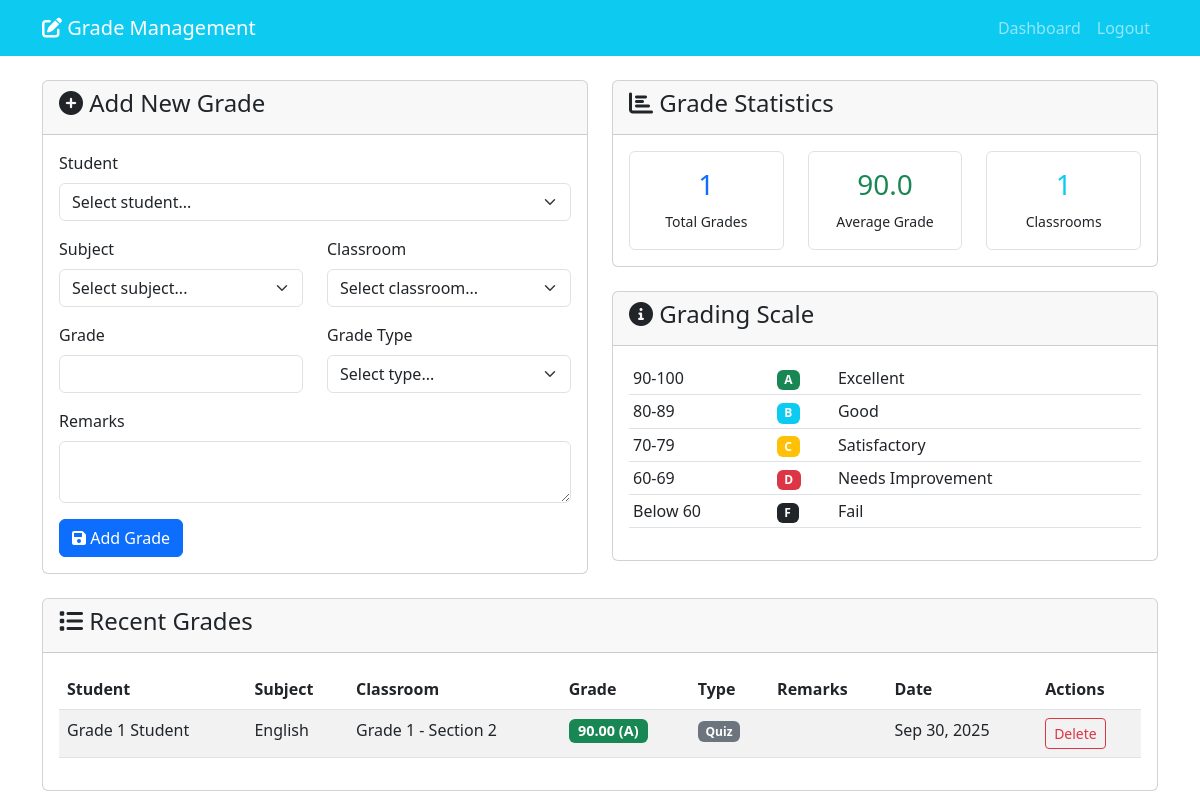
The app's page /grades.php (signed in) with its own data.
### tables this page shows
CREATE TABLE `grades` (
  `id` int(11) NOT NULL,
  `student_id` int(11) DEFAULT NULL,
  `subject_id` int(11) DEFAULT NULL,
  `classroom_id` int(11) DEFAULT NULL,
  `teacher_id` int(11) DEFAULT NULL,
  `grade` decimal(5,2) NOT NULL,
  `grade_type` enum('quiz','assignment','exam','project') NOT NULL,
  `remarks` text DEFAULT NULL,
  `graded_at` timestamp NOT NULL DEFAULT current_timestamp()
);

CREATE TABLE `users` (
  `id` int(11) NOT NULL,
  `username` varchar(50) NOT NULL,
  `password` varchar(255) NOT NULL,
  `email` varchar(100) DEFAULT NULL,
  `role` enum('admin','teacher','student') NOT NULL,
  `first_name` varchar(50) DEFAULT NULL,
  `last_name` varchar(50) DEFAULT NULL,
  `created_at` timestamp NOT NULL DEFAULT current_timestamp()
);

CREATE TABLE `subjects` (
  `id` int(11) NOT NULL,
  `name` varchar(100) NOT NULL,
  `code` varchar(20) NOT NULL,
  `description` text DEFAULT NULL
);

CREATE TABLE `classrooms` (
  `id` int(11) NOT NULL,
  `name` varchar(100) NOT NULL,
  `description` text DEFAULT NULL,
  `teacher_id` int(11) DEFAULT NULL,
  `created_at` timestamp NOT NULL DEFAULT current_timestamp()
);

### includes/functions.php (called while the page is built, shortened)
<?php
function calculateGradePoint($grade) {
    if ($grade >= 90) return 'A';
    return 'F';
}
function getGradeColor($grade) {
    if ($grade >= 90) return 'success';
    return 'danger';
}
?>

### grades.php (the view, shortened to what this page needs)
<?php
include 'includes/conn.php';
include 'includes/functions.php';
$teacher_id = $_SESSION['user_id'];
$classrooms = $pdo->prepare("SELECT * FROM classrooms WHERE teacher_id = ?");
$classrooms->execute([$teacher_id]);
$teacher_classrooms = $classrooms->fetchAll();
$grades_stmt = $pdo->prepare("
    SELECT g.*, u.first_name, u.last_name, s.name as subject_name, c.name as classroom_name
    FROM grades g
    JOIN users u ON g.student_id = u.id
    JOIN subjects s ON g.subject_id = s.id
    JOIN classrooms c ON g.classroom_id = c.id
    WHERE g.teacher_id = ?
    ORDER BY g.graded_at DESC
");
$grades_stmt->execute([$teacher_id]);
$grades = $grades_stmt->fetchAll();
$total_grades = count($grades);
$average_grade = 0;
if ($total_grades > 0) {
    $sum = 0;
    foreach ($grades as $grade) {
        $sum += $grade['grade'];
    }
    $average_grade = $sum / $total_grades;
}
?>
<!DOCTYPE html>
<html lang="en">
<head>
    <link href="https://cdn.jsdelivr.net/npm/bootstrap@5.3.0/dist/css/bootstrap.min.css" rel="stylesheet">
    <link href="https://cdnjs.cloudflare.com/ajax/libs/font-awesome/6.0.0/css/all.min.css" rel="stylesheet">
</head>
<body>
    <nav class="navbar navbar-expand-lg navbar-dark bg-info">
        <div class="container">
            <a class="navbar-brand" href="teacher.php">
                <i class="fas fa-edit"></i> Grade Management
            </a>
            <div class="navbar-nav ms-auto">
                <a class="nav-link" href="teacher.php">Dashboard</a>
                <a class="nav-link" href="logout.php">Logout</a>
            </div>
        </div>
    </nav>
    <div class="container mt-4">
        <div class="row">
            <div class="col-md-6">
                <div class="card">
                    <div class="card-header">
                        <h4><i class="fas fa-plus-circle"></i> Add New Grade</h4>
                    </div>
                    <div class="card-body">
                        <form method="POST">
                            <div class="mb-3">
                                <label class="form-label">Student</label>
                                <select class="form-select" name="student_id" required>
                                    <option value="">Select student...</option>
                                </select>
                            </div>
                            <div class="row">
                                <div class="col-md-6">
                                    <div class="mb-3">
                                        <label class="form-label">Subject</label>
                                        <select class="form-select" name="subject_id" required>
                                            <option value="">Select subject...</option>
                                        </select>
                                    </div>
                                </div>
                                <div class="col-md-6">
                                    <div class="mb-3">
                                        <label class="form-label">Classroom</label>
                                        <select class="form-select" name="classroom_id" required>
                                            <option value="">Select classroom...</option>
                                        </select>
                                    </div>
                                </div>
                            </div>
                            <div class="row">
                                <div class="col-md-6">
                                    <div class="mb-3">
                                        <label class="form-label">Grade</label>
                                        <input type="number" class="form-control" name="grade" min="0" max="100" step="0.01" required>
                                    </div>
                                </div>
                                <div class="col-md-6">
                                    <div class="mb-3">
                                        <label class="form-label">Grade Type</label>
                                        <select class="form-select" name="grade_type" required>
                                            <option value="">Select type...</option>
                                        </select>
                                    </div>
                                </div>
                            </div>
                            <div class="mb-3">
                                <label class="form-label">Remarks</label>
                                <textarea class="form-control" name="remarks" rows="2"></textarea>
                            </div>
                            <button type="submit" name="add_grade" class="btn btn-primary">
                                <i class="fas fa-save"></i> Add Grade
                            </button>
                        </form>
                    </div>
                </div>
            </div>
            <div class="col-md-6">
                <div class="card">
                    <div class="card-header">
                        <h4><i class="fas fa-chart-bar"></i> Grade Statistics</h4>
                    </div>
                    <div class="card-body">
                        <div class="row text-center">
                            <div class="col-4">
                                <div class="border rounded p-3">
                                    <h3 class="text-primary"><?php echo $total_grades; ?></h3>
                                    <small>Total Grades</small>
                                </div>
                            </div>
                            <div class="col-4">
                                <div class="border rounded p-3">
                                    <h3 class="text-success"><?php echo number_format($average_grade, 1); ?></h3>
                                    <small>Average Grade</small>
                                </div>
                            </div>
                            <div class="col-4">
                                <div class="border rounded p-3">
                                    <h3 class="text-info"><?php echo count($teacher_classrooms); ?></h3>
                                    <small>Classrooms</small>
                                </div>
                            </div>
                        </div>
                    </div>
                </div>
                <div class="card mt-4">
                    <div class="card-header">
                        <h4><i class="fas fa-info-circle"></i> Grading Scale</h4>
                    </div>
                    <div class="card-body">
                        <table class="table table-sm">
                            <tr><td>90-100</td><td><span class="badge bg-success">A</span></td><td>Excellent</td></tr>
                            <tr><td>80-89</td><td><span class="badge bg-info">B</span></td><td>Good</td></tr>
                            <tr><td>70-79</td><td><span class="badge bg-warning">C</span></td><td>Satisfactory</td></tr>
                            <tr><td>60-69</td><td><span class="badge bg-danger">D</span></td><td>Needs Improvement</td></tr>
                            <tr><td>Below 60</td><td><span class="badge bg-dark">F</span></td><td>Fail</td></tr>
                        </table>
                    </div>
                </div>
            </div>
        </div>
        <div class="row mt-4">
            <div class="col-12">
                <div class="card">
                    <div class="card-header">
                        <h4><i class="fas fa-list"></i> Recent Grades</h4>
                    </div>
                    <div class="card-body">
                        <div class="table-responsive">
                            <table class="table table-striped">
                                <thead>
                                    <tr>
                                        <th>Student</th>
                                        <th>Subject</th>
                                        <th>Classroom</th>
                                        <th>Grade</th>
                                        <th>Type</th>
                                        <th>Remarks</th>
                                        <th>Date</th>
                                        <th>Actions</th>
                                    </tr>
                                </thead>
                                <tbody>
                                    <?php foreach($grades as $grade):
                                        $grade_point = calculateGradePoint($grade['grade']);
                                        $grade_color = getGradeColor($grade['grade']);
                                    ?>
                                    <tr>
                                        <td><?php echo $grade['first_name'] . ' ' . $grade['last_name']; ?></td>
                                        <td><?php echo $grade['subject_name']; ?></td>
                                        <td><?php echo $grade['classroom_name']; ?></td>
                                        <td>
                                            <span class="badge grade-badge bg-<?php echo $grade_color; ?>">
                                                <?php echo $grade['grade']; ?> (<?php echo $grade_point; ?>)
                                            </span>
                                        </td>
                                        <td>
                                            <span class="badge bg-secondary"><?php echo ucfirst($grade['grade_type']); ?></span>
                                        </td>
                                        <td><?php echo $grade['remarks']; ?></td>
                                        <td><?php echo date('M j, Y', strtotime($grade['graded_at'])); ?></td>
                                        <td>
                                            <a href="?action=delete_grade&id=<?php echo $grade['id']; ?>"
                                               class="btn btn-sm btn-outline-danger"
                                               onclick="return confirm('Are you sure you want to delete this grade?')">
                                                Delete
                                            </a>
                                        </td>
                                    </tr>
                                    <?php endforeach; ?>
                                </tbody>
                            </table>
                        </div>
                    </div>
                </div>
            </div>
        </div>
    </div>
</body>
</html>

### grades.php (style rules this page uses)
.grade-badge { font-size: 0.9em; font-weight: bold; }

### records on screen
grades: student.first_name "Grade 1", student.last_name "Student", subject.name "English", classroom.name "Grade 1 - Section 2", grade "90.00", grade "A", grade_type "Quiz", graded_at "Sep 30, 2025"

### other values on screen
$total_grades "1"
$average_grade "90.0"
count($teacher_classrooms) "1"
